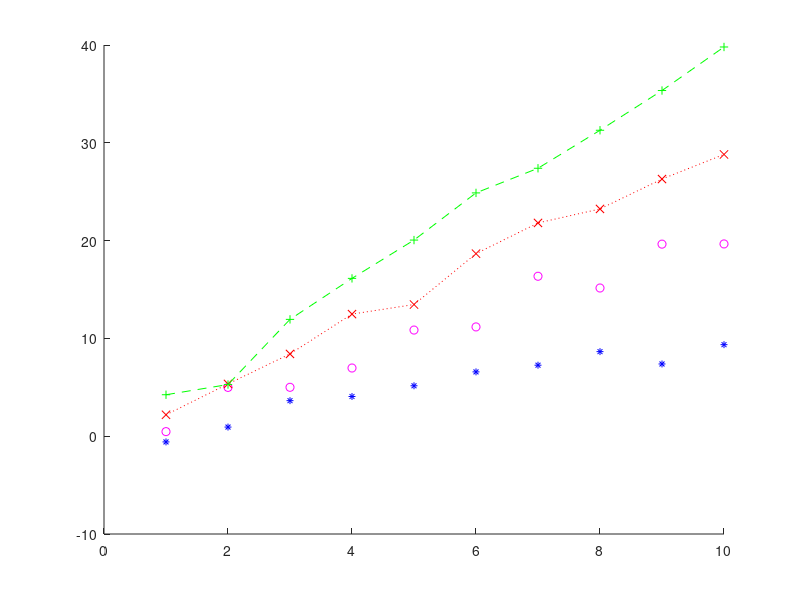

Write MATLAB code to recreate this figure. (Note: this script raises an error after producing the figure.)
x=1:10;
y1=x+randn(1,10);
scatter(x,y1,25,'b','*')
hold on
y2=2*x+randn(1,10);
plot(x,y2,'mo');
y3=3*x+randn(1,10);
plot(x,y3,'rx:');
y4=4*x+randn(1,10);
plot(x,y4,'g+--');
lsline